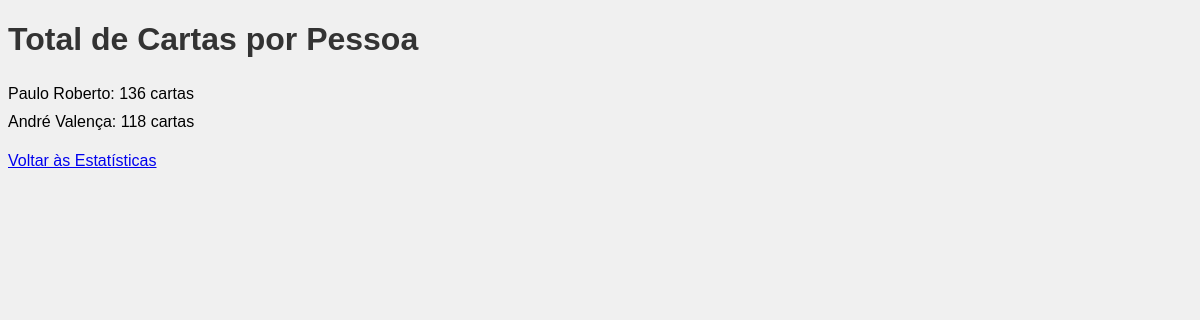
The app's page /total_cards_per_person with its own data.
### models.py (models this page shows)
class User(db.Model):
    id = db.Column(db.Integer, primary_key=True)
    username = db.Column(db.String(150), unique=True, nullable=False)
    web_address = db.Column(db.String(150), nullable=False)
    items = db.relationship('UserItem', backref='user', lazy=True)

### app.py (the view)
@app.route('/total_cards_per_person')
def total_cards_per_person():
    users = User.query.all()
    total_cards_data = []
    for user in users:
        total_cards = UserItem.query.filter_by(user_id=user.id, has_card=True).count()
        total_cards_data.append({'username': user.username, 'total_cards': total_cards})
    return render_template('total_cards_per_person.html', total_cards_data=total_cards_data)

### templates/total_cards_per_person.html (shortened to what this page needs)
<!DOCTYPE html>
<html lang="en">
<head>
    <link rel="stylesheet" href="{{ url_for('static', filename='styles.css') }}">
</head>
<body>
    <h1>Total de Cartas por Pessoa</h1>
    <ul>
        {% for user in total_cards_data %}
            <li>{{ user.username }}: {{ user.total_cards }} cartas</li>
        {% endfor %}
    </ul>
    <a href="{{ url_for('statistics') }}">Voltar às Estatísticas</a>
</body>
</html>

### static/styles.css (style rules this page uses)
body { font-family: Arial, sans-serif; background-color: #f0f0f0; }
h1, h2, h3 { color: #333; text-align: left; }
ul { list-style-type: none; padding: 0; }
li { padding: 5px 0; }

### records on screen
User: username "Paulo Roberto", total_cards "136"
User: username "André Valença", total_cards "118"
